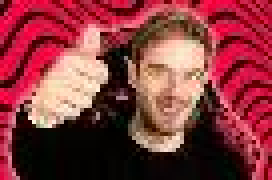
#> input picture Sesi5/Pewdiepie1.jpg, 68 x 45 px (shown 4 times larger)
$ python zooming.py
#> lines starting #> are read from the running program, lines starting #| are printed output that depends on the picture
#> further down, image is the input picture: shape (45, 68, 3); mean R, G, B 135.3, 57.5, 62.3
import numpy as np
import imageio as img
import matplotlib.pyplot as plt

def zoomPLus(image,factor) :
#> called with factor = 2
    height, width = image.shape[:2]
#> height = 45; width = 68
    new_height = int(height/factor)
#> new_height = 22
    new_width = int(width/factor)
#> new_width = 34
    imgzoom = np.zeros((new_height, new_width, 3), dtype=image.dtype)

    for y in range(new_height):
        for x in range(new_width):
            ori_Y = int(y * factor)
            ori_X = int(x * factor)

            ori_Y = min(ori_Y, height - 1)
            ori_X = min(ori_X, width - 1)

            imgzoom[y,x] = image[ori_Y,ori_X]
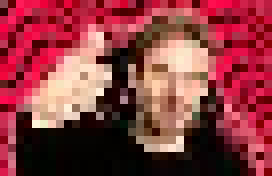
#> imgzoom: shape (22, 34, 3) (shown 8 times larger); mean R, G, B 140.2, 59.8, 65.2

    return imgzoom

image = img.imread('Pewdiepie1.jpg')
skala = 2.0

imgzoom = zoomPLus(image,skala)
img.imwrite('Pewdiepie1.jpg',imgzoom)
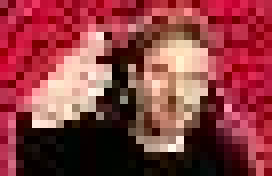
#> saved as Pewdiepie1.jpg: shape (22, 34, 3) (shown 8 times larger); mean R, G, B 140.2, 61.6, 66
plt.subplot(1,2,1)
plt.imshow(image)

plt.subplot(1,2,2)
plt.imshow(imgzoom)
plt.show()
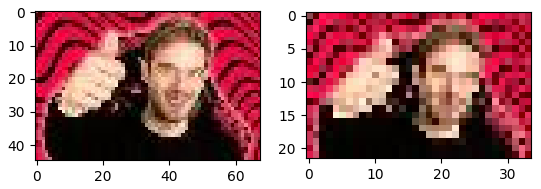
#> figure drawn by matplotlib, 2 panels
image = img.imwrite("zooming.jpeg", imgzoom)
